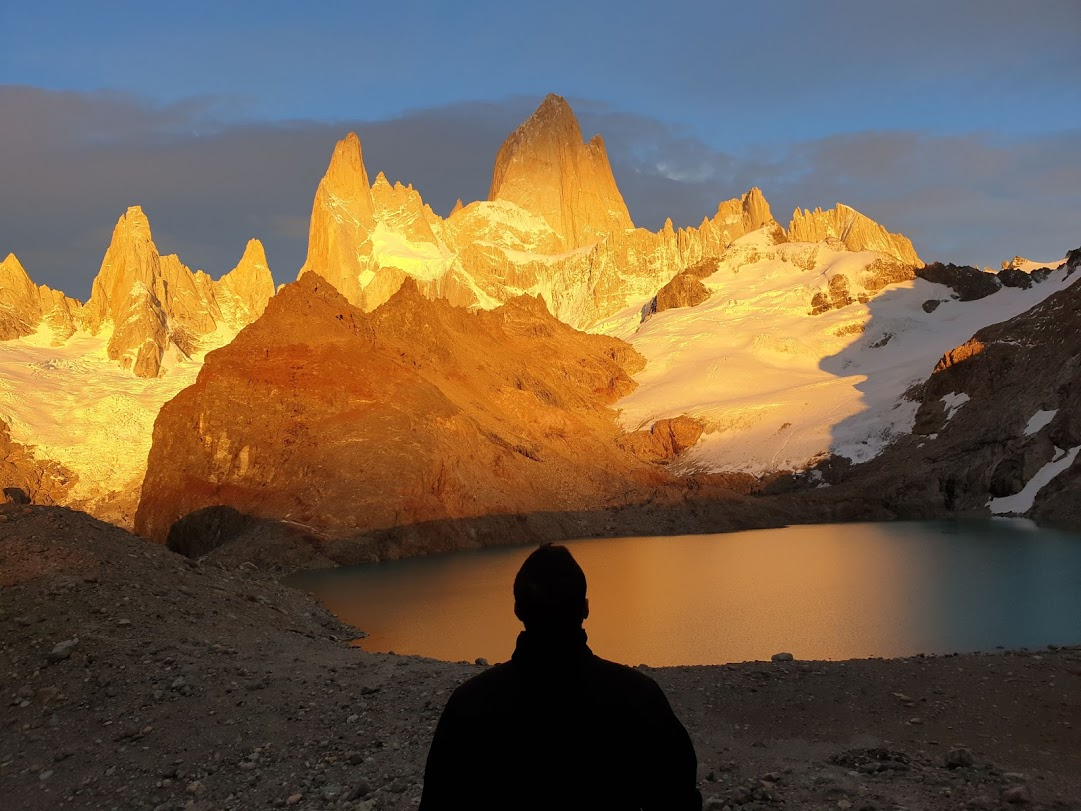
#> input picture Fitz.jpg, 1081 x 811 px
$ python main.py   (older library calls are emulated)
#> lines starting #> are read from the running program, lines starting #| are printed output that depends on the picture; after the words box and inside, x2 and y2 are one past the last pixel; in counts of white or black regions, pixels touching at a corner belong together
import numpy as np
import cv2
import matplotlib.pyplot as plt
import seaborn as sns
import plot_cov_ellipse
from scipy import stats


def Question1():
    # Question 1,A

    GaussianMatrix = np.random.normal(3, 7, size=(50, 50))
    print(GaussianMatrix)
    plt.figure()
    plt.imshow(GaussianMatrix, interpolation='nearest')
    plt.show()
    plt.imshow(GaussianMatrix, cmap='gray')  # displaying the matrix in gray scale
    plt.colorbar(ticks=[0, 255])
    plt.show()

    # Question 1,B

    hist = sns.distplot(GaussianMatrix)  # plotting the historgram
    plt.show()

    # Question 1,C

    image = cv2.imread('Fitz.jpg')
#> image is the input picture: shape (811, 1081, 3); mean B, G, R 73.1, 95.7, 115.1
    image = cv2.cvtColor(image, cv2.COLOR_BGR2RGB)
    imageGray = image.copy()
    imageGray = cv2.cvtColor(imageGray, cv2.COLOR_BGR2GRAY)

    fig = plt.figure(figsize=(8, 4))
    plt1 = fig.add_subplot(1, 2, 1)
    plt.imshow(image)
    plt.title('RGB')
    plt.xticks([]), plt.yticks([])  # to hide tick values on X and Y axis

    plt2 = fig.add_subplot(1, 2, 2)
    plt.imshow(imageGray, cmap='gray') # displaying the gray image
    plt.xticks([]), plt.yticks([])  # to hide tick values on X and Y axis
    plt.title('Gray')
    plt.show()

    # Question 1 ,D
    # 3 options for Canny pararmeters side by side
    cannyEdges1 = cv2.Canny(image, 150, 250)
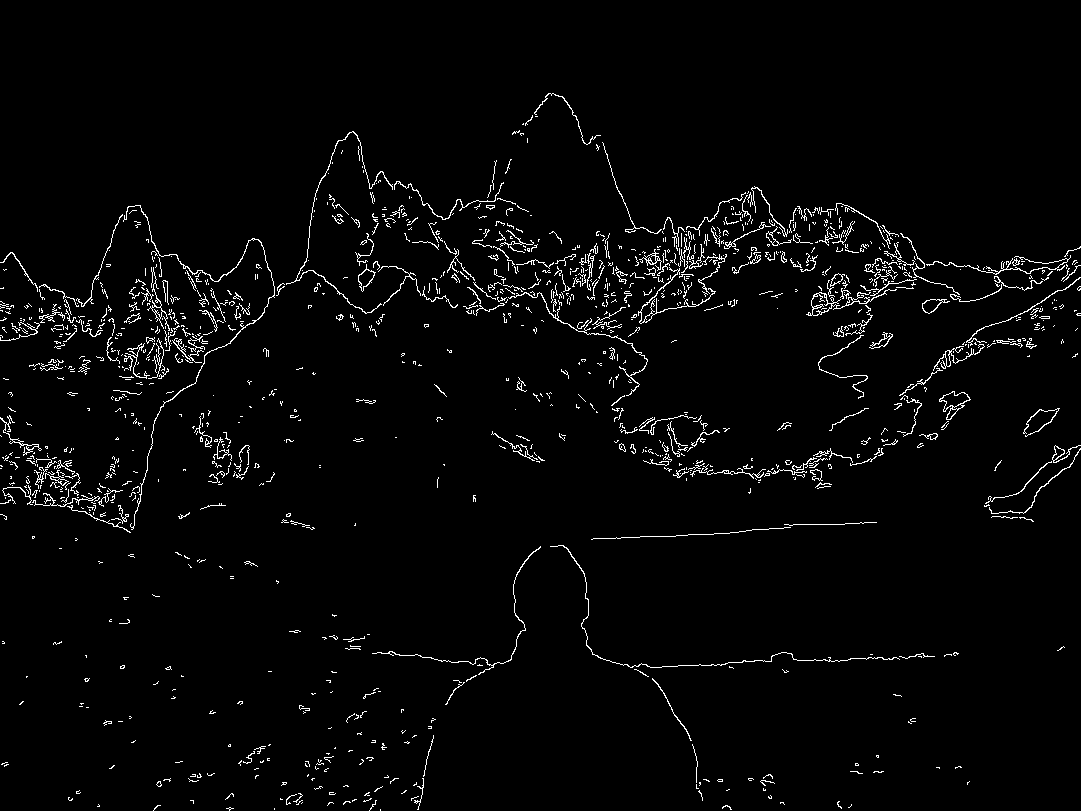
#> cannyEdges1: shape (811, 1081); 2.6% white in thin lines or dots, all inside (x1, y1, x2, y2) = (0, 93, 1081, 811)
    cannyEdges2 = cv2.Canny(image, 175, 250)  # 200 300
    cannyEdges3 = cv2.Canny(image, 200, 250)

    sobelx = cv2.Sobel(imageGray, cv2.CV_8U, 1, 0, ksize=5) #sobelX
    sobely = cv2.Sobel(imageGray, cv2.CV_8U, 0, 1, ksize=5) #SobelY

    fig = plt.figure(figsize=(10, 10))
    plt1 = fig.add_subplot(2, 3, 1)
    plt.imshow(cannyEdges1)
    plt.title('150,250')
    plt.xticks([]), plt.yticks([])  # to hide tick values on X and Y axis

    plt2 = fig.add_subplot(2, 3, 2)
    plt.imshow(cannyEdges2)
    plt.xticks([]), plt.yticks([])  # to hide tick values on X and Y axis
    plt.title('175,250')

    plt3 = fig.add_subplot(2, 3, 3)
    plt.imshow(cannyEdges3)
    plt.xticks([]), plt.yticks([])  # to hide tick values on X and Y axis
    plt.title('200,250')

    plt4 = fig.add_subplot(2, 3, 4)
    plt.imshow(sobelx)
    plt.xticks([]), plt.yticks([])  # to hide tick values on X and Y axis
    plt.title('SobelX')

    plt5 = fig.add_subplot(2, 3, 5)
    plt.imshow(sobely)
    plt.xticks([]), plt.yticks([])  # to hide tick values on X and Y axis
    plt.title('SobelY')

    plt6 = fig.add_subplot(2, 3, 6)
    sobelx = cv2.Sobel(imageGray, cv2.CV_64F, 1, 0, ksize=31)
    sobely = cv2.Sobel(imageGray, cv2.CV_64F, 0, 1, ksize=31)
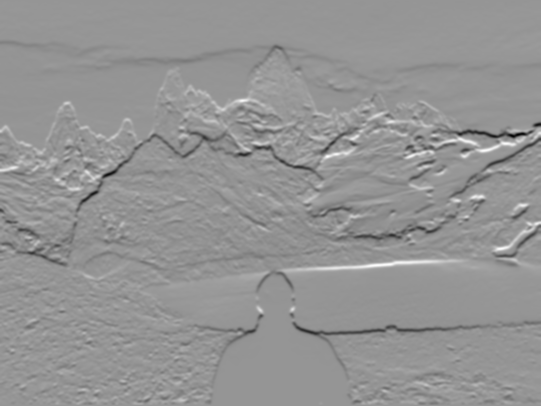
#> sobely: shape (811, 1081) float64 (shown at 1/2 size); min -1.03e+19, max 7.33e+18, mean -6.92e+16; drawn with min black and max white

    plt.imshow(np.sqrt(sobelx * sobelx + sobely * sobely)) #combing the sobels
    plt.xticks([]), plt.yticks([])  # to hide tick values on X and Y axis
    plt.title('Mixed')

    plt.show()
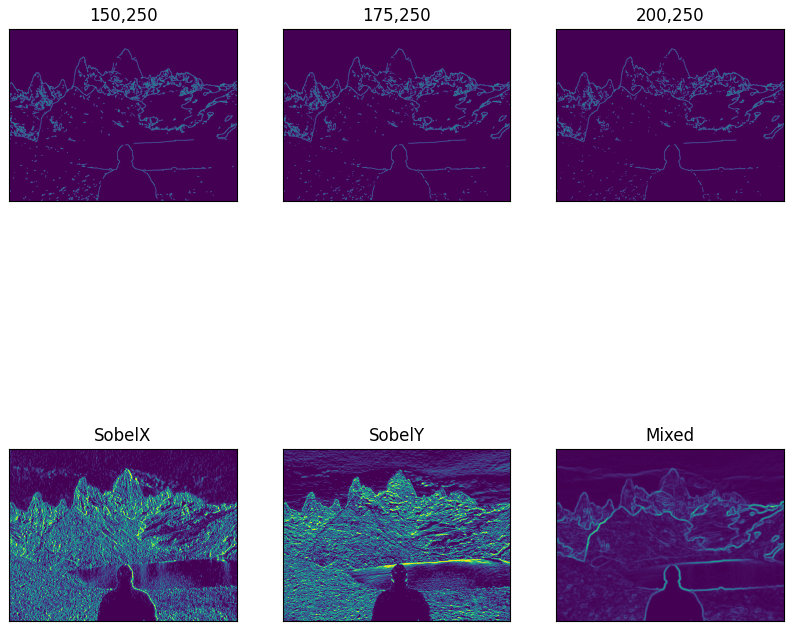
#> figure drawn by matplotlib, 6 panels

    # Question 1E you can use both photos that i reviewed in the PDF ('shapes.jpg','Fitz.jpg')
    img = cv2.imread('Fitz.jpg')
    gray = cv2.cvtColor(img, cv2.COLOR_BGR2GRAY)
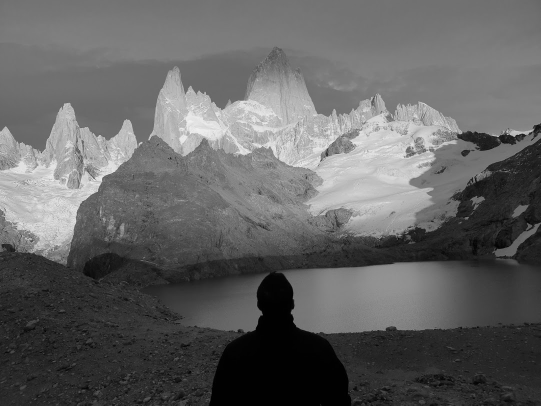
#> gray: shape (811, 1081) (shown at 1/2 size); min 0, max 241, mean 98.9
    gray = np.float32(gray)
    harris = cv2.cornerHarris(gray, 2, 3, 0.04)
    harris = cv2.dilate(harris, None)
    img[harris > 0.01 * harris.max()] = [0, 0, 255]
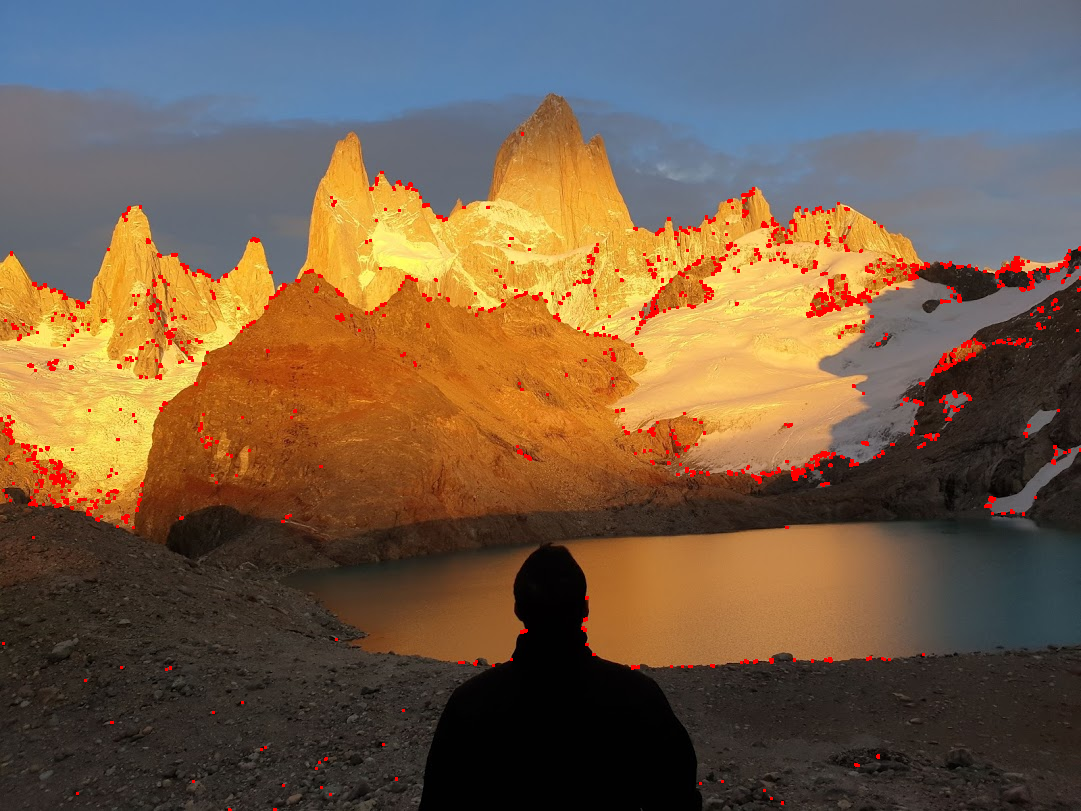
#> img: shape (811, 1081, 3); 1.67% of pixels changed, all inside (x1, y1, x2, y2) = (0, 132, 1081, 811)
    plt.imshow(img, cmap='gray')
    plt.show()


# [132 lines left out: functions Question2, Question3, not called in this run]


if __name__ == '__main__':
    # just comment and uncomment which Question that you want to check :)
    Question1()
    #Question2()
    #Question3()

$ run again, with dog2.jpg copied over Fitz.jpg
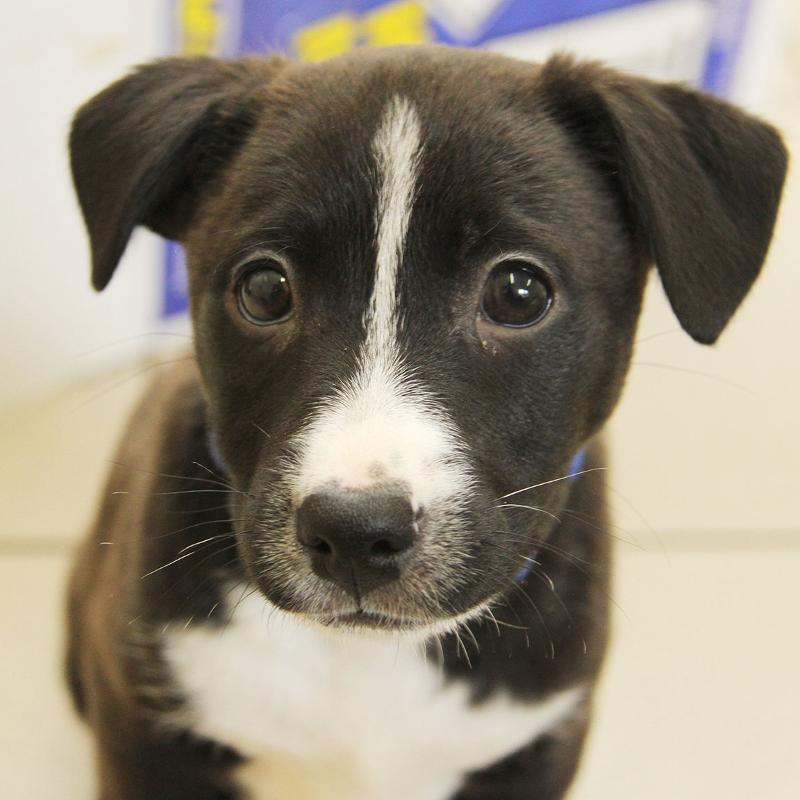
#> input picture dog2.jpg, 800 x 800 px
#> in Question1, image is the input picture: shape (800, 800, 3); mean B, G, R 120.6, 136.2, 145
#> in Question1, `cannyEdges1 = cv2.Canny(image, 150, 250)`:
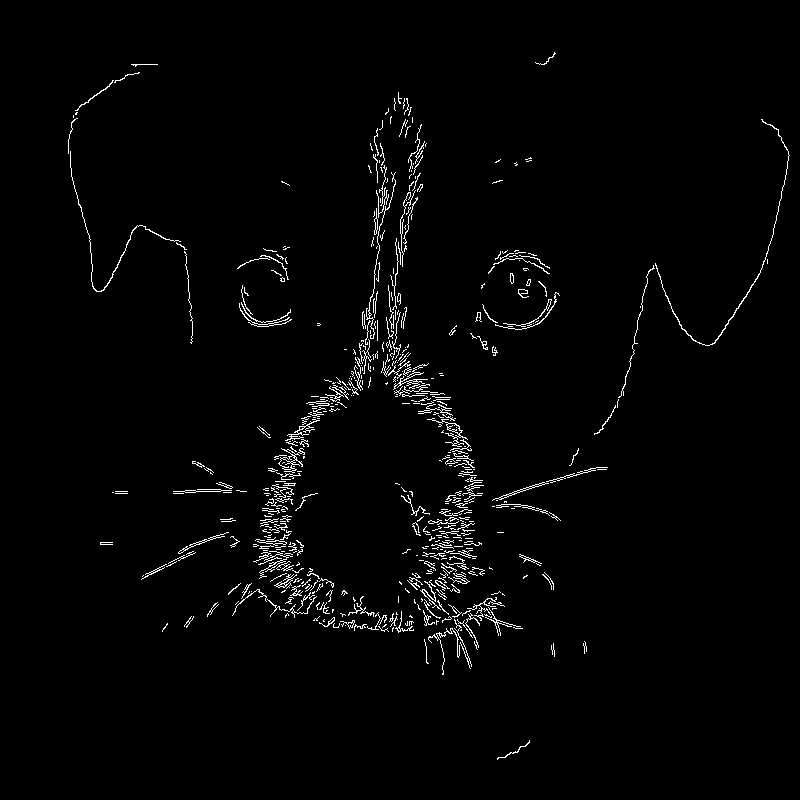
#> cannyEdges1: shape (800, 800); 1.9% white in thin lines or dots, all inside (x1, y1, x2, y2) = (68, 52, 790, 760)
#> cannyEdges2: shape (800, 800); 1.7% white in thin lines or dots, all inside (x1, y1, x2, y2) = (68, 53, 790, 760)
#> cannyEdges3: shape (800, 800); 1.5% white in thin lines or dots, all inside (x1, y1, x2, y2) = (68, 54, 790, 759)
#> in Question1, `img[harris > 0.01 * harris.max()] = [0, 0, 255]`:
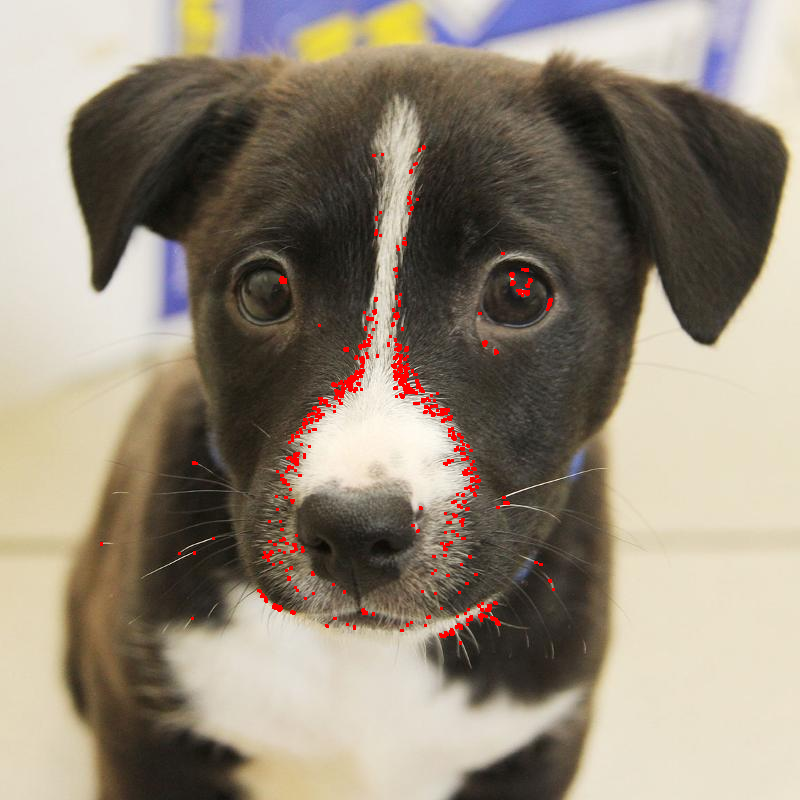
#> img: shape (800, 800, 3); 0.9% of pixels changed, all inside (x1, y1, x2, y2) = (100, 145, 555, 645)
